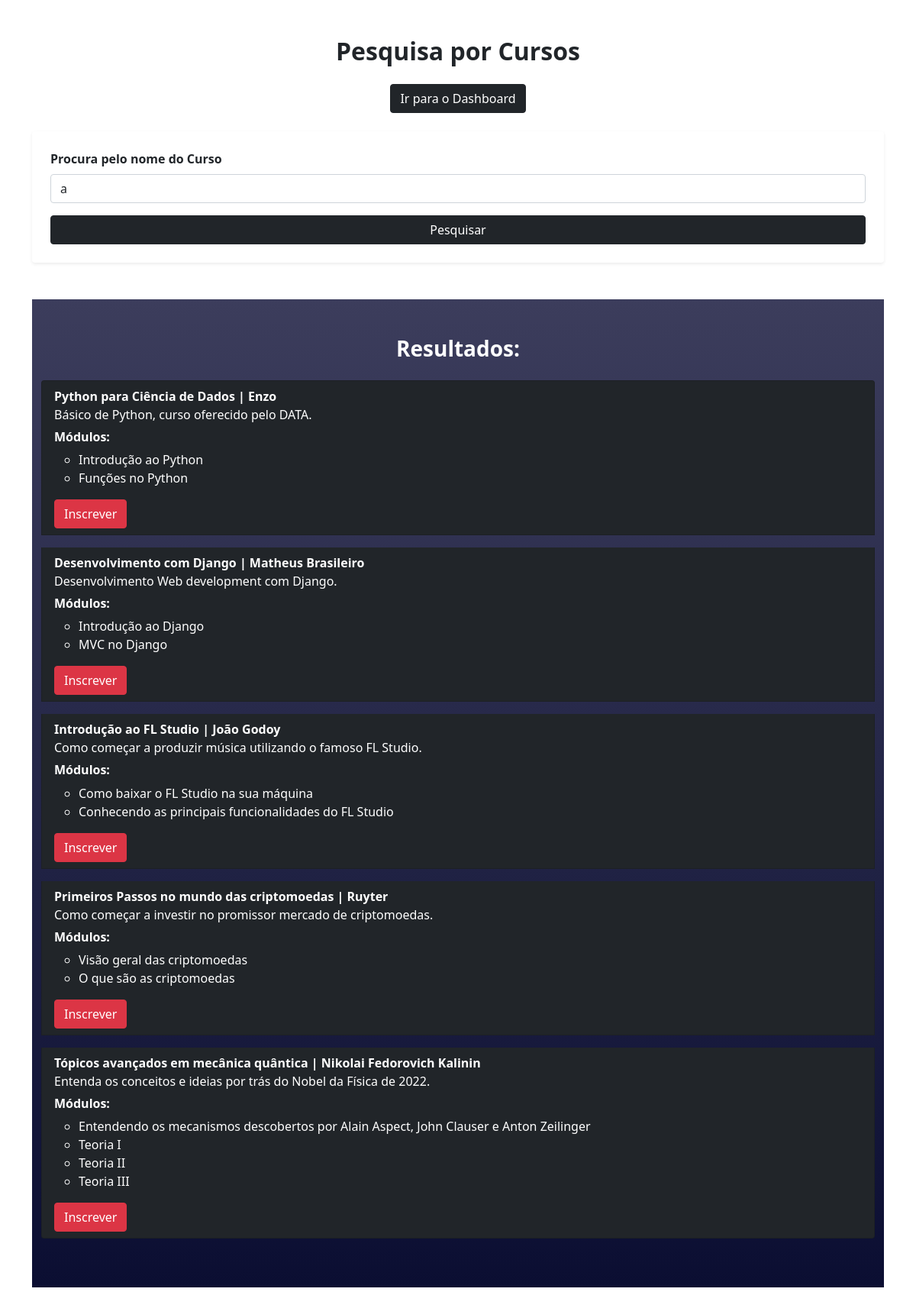
Page /RetornarTodosCursos on the committed database.
### site_cursos_app/models.py (models this page shows)
class Curso(models.Model):
    nome = models.CharField(max_length=50)
    descricao = models.CharField(max_length=100)
    professor = models.CharField(max_length=50)

class Modulo(models.Model):
   nome = models.CharField(max_length=50)
   curso = models.ForeignKey(Curso, on_delete=models.CASCADE, related_name="modulos")
   """
   não vamos colocar os atibutos de lista video aulas
   e lista textos nessa classe pois a implementação do projeto não inclui as aulas e textos
   de cada módulo, apenas mostrar o curso e o nome de seus módulos na dashboard
   """

### site_cursos_app/views.py (the view, shortened to what this page needs)
# urls.py: path("RetornarTodosCursos",views.RetornarTodosCursos,name="RetornarTodosCursos")
def RetornarTodosCursos(request):
   Servico = ServicoAluno()
   query = "a"
   cursos:list = Servico.GetCursosNome(query) if query else []
   for curso in cursos:
         for modulo in curso.modulos.all():
               print(modulo.nome)
   return render(request,"course_search.html",{
         'query': query,
         'courses': cursos
   })

### site_cursos_app/serviceclasses/ServicoCurso.py (called while the page is built)
   def GetCursosNome(self,nome_curso:str)->list[Curso]:
      nome_filtrado = re.sub(r'\s+', ' ', nome_curso).strip().lower()
      cursos = Curso.objects.annotate(
        normalized_name=Lower(Replace('nome', Value(' '), Value('')))
      ).filter(normalized_name__icontains=nome_filtrado).prefetch_related('modulos')
      return list(cursos)

### site_cursos_app/serviceclasses/ServicoUsuario.py (called while the page is built)
   def GetCursosNome(self,nome:str)->list[Curso]:
      return self.__servico_curso.GetCursosNome(nome)

### site_cursos_app/templates/course_search.html (shortened to what this page needs)
{% extends "base.html" %}
{% block content %}
<div class="container my-5">
  <h2 class="fw-bold text-center mb-4">Pesquisa por Cursos</h2>
  <div class="mb-4 text-center">
    <a href="{% url 'dashboard' %}" class="btn btn-dark">Ir para o Dashboard</a>
  </div>
  <div class="bg-white p-4 rounded shadow-sm mb-5">
    <form method="GET">
      <div class="mb-3">
        <label for="search" class="form-label fw-bold">Procura pelo nome do Curso</label>
        <input type="text" id="search" name="query" class="form-control" placeholder="Digite o nome do curso" value="{{ query }}">
      </div>
      <button type="submit" class="btn btn-dark w-100">Pesquisar</button>
    </form>
  </div>
  <div class="py-5" style="background: linear-gradient(180deg, #3c3d5c, #0b0e32); color: white;">
    <div class="container">
      <h3 class="fw-bold text-center mb-4">Resultados:</h3>
      {% if courses %}
        <ul class="list-group">
          {% for course in courses %}
            <li class="list-group-item bg-dark text-white mb-3">
              <strong>{{ course.nome }} | {{ course.professor }}</strong>
              <br>
              {{ course.descricao }}
              <h6 class="mt-2 fw-bold">Módulos:</h6>
              {% if course.modulos.all %}
                <ul>
                  {% for module in course.modulos.all %}
                    <li>{{ module.nome }}</li>
                  {% endfor %}
                </ul>
              {% else %}
                <p>Nenhum módulo disponível.</p>
              {% endif %}
              <form method="POST" class="mt-3">
                <button type="submit" class="btn btn-danger">Inscrever</button>
              </form>
            </li>
          {% endfor %}
        </ul>
      {% else %}
        <p class="fw-bold text-center">Nenhum curso encontrado.</p>
      {% endif %}
    </div>
  </div>
</div>
{% endblock %}

### site_cursos_app/templates/base.html (shortened to what this page needs)
<!DOCTYPE html>
<html lang="en-us">
<head>
    <link href="https://cdn.jsdelivr.net/npm/bootstrap@5.0.0-beta2/dist/css/bootstrap.min.css" rel="stylesheet">
    <link rel="stylesheet" href="//code.jquery.com/ui/1.12.1/themes/base/jquery-ui.css">
    {% load static %}
</head>
<body>
    {% block content %}
    {% endblock %}
</body>
</html>

### rows in the picture
Curso: nome "Python para Ciência de Dados", professor "Enzo", descricao "Básico de Python, curso oferecido pelo DATA."
Modulo: nome "Introdução ao Python"
Modulo: nome "Funções no Python"
Curso: nome "Desenvolvimento com Django", professor "Matheus Brasileiro", descricao "Desenvolvimento Web development com Django."
Modulo: nome "Introdução ao Django"
Modulo: nome "MVC no Django"
Curso: nome "Introdução ao FL Studio", professor "João Godoy", descricao "Como começar a produzir música utilizando o famoso FL Studio."
Modulo: nome "Como baixar o FL Studio na sua máquina"
Modulo: nome "Conhecendo as principais funcionalidades do FL Studio"
Curso: nome "Primeiros Passos no mundo das criptomoedas", professor "Ruyter", descricao "Como começar a investir no promissor mercado de criptomoedas."
Modulo: nome "Visão geral das criptomoedas"
Modulo: nome "O que são as criptomoedas"
Curso: nome "Tópicos avançados em mecânica quântica", professor "Nikolai Fedorovich Kalinin", descricao "Entenda os conceitos e ideias por trás do Nobel da Física de 2022."
Modulo: nome "Entendendo os mecanismos descobertos por Alain Aspect, John Clauser e Anton Zeilinger"
Modulo: nome "Teoria I"
Modulo: nome "Teoria II"
Modulo: nome "Teoria III"
